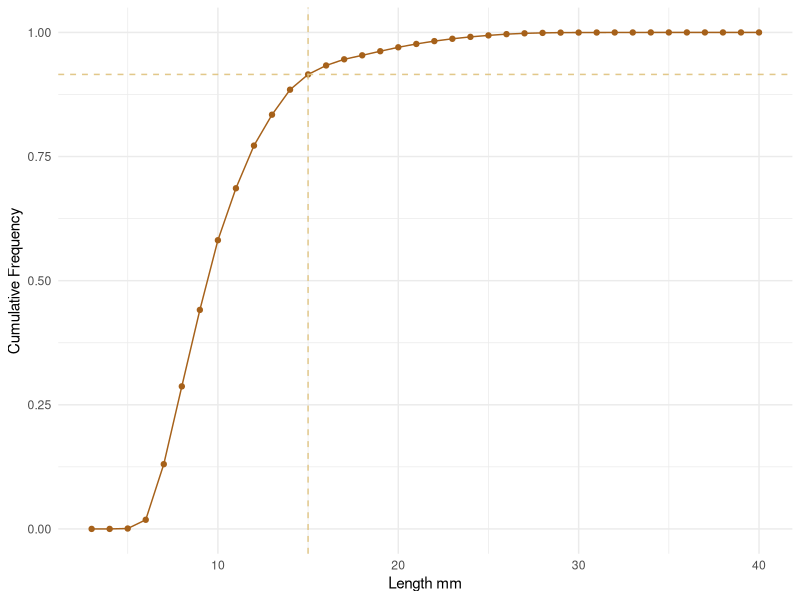

Write R code to recreate this figure.
library(tidyverse)

# load data
temp_sizes <- read.csv("data/temp_sizes.csv")

# mutate to get total count
cockle_sizes <- temp_sizes %>%
  mutate(total = y0 + y1 + y2)

# repeat the cockle sizes by their abundance
cockleT <- rep(c(cockle_sizes$length[1:37]), times = cockle_sizes$total[1:37])

# set some breaks (by one milimetre)
breaks = seq(3,40, by = 1)

# cut the cockle sizes into sizes defined by breaks
cockleT.cut <- cut(cockleT, breaks, right=FALSE)

# return number of cockles in each size bracket (3,4) (4,5)...
cockleT.frequency <- table(cockleT.cut)

# return total number of cockles counted
sum_t_freq <- sum(cockleT.frequency) 

# calculate relative frequency per size bracket
cockleT.relfreq <- cockleT.frequency / sum_t_freq

# cumulative sum of cockle abundance per size bracket
cumrelfreqT <- c(0,cumsum(cockleT.relfreq))

# find the horizontal value that meets 15mm cockle length
cu_h <- cumrelfreqT[13]

# make df
rel_freq.df <- data.frame(breaks, cumrelfreqT)

#plot
p <- ggplot(rel_freq.df, aes(x= breaks, y = cumrelfreqT)) + geom_point(col =  "#a6611a") + geom_line(col =  "#a6611a") + geom_vline(xintercept = 15, col = "#dfc27d", linetype = "dashed", alpha = 0.9) + geom_hline(yintercept = cu_h, col = "#dfc27d", linetype = "dashed", alpha = 0.9 ) + theme_minimal() + labs(x= "Length mm", y = "Cumulative Frequency")


# Open a pdf file
pdf("plots/cumulative_size.pdf") 

# 2. Create a plot
p

# Close the pdf file
dev.off() 
